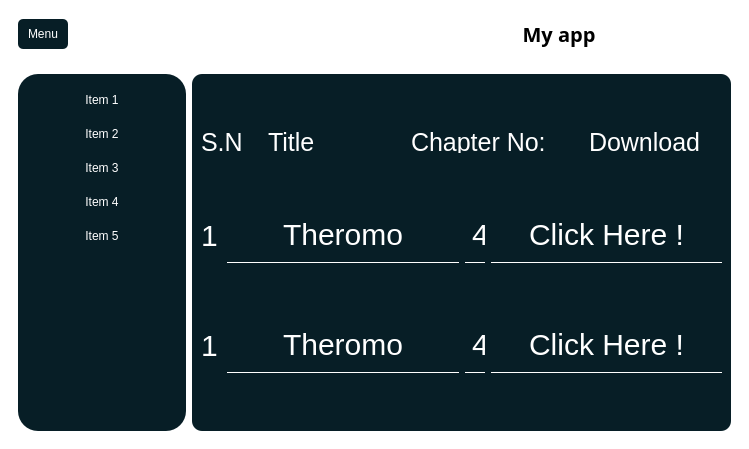
<?xml version="1.0" encoding="UTF-8"?>
<ui version="4.0">
 <class>MainWindow</class>
 <widget class="QMainWindow" name="MainWindow">
  <property name="geometry">
   <rect>
    <x>0</x>
    <y>0</y>
    <width>749</width>
    <height>449</height>
   </rect>
  </property>
  <property name="windowTitle">
   <string>MainWindow</string>
  </property>
  <property name="styleSheet">
   <string notr="true"/>  
  </property>
  <widget class="QWidget" name="centralwidget">
   <property name="styleSheet">
    <string notr="true">* {
  border: none;
  background-color: transparent;
  color: #FFF; /* Specify a default color */
}

#centralwidget {
  background-color: white
;
}

#side_menu {
  background-color: #071e26;
  border-radius: 20px;
}

QPushButton {
  padding: 10px;
  background-color: #071e26;
  border-radius: 5px;
}

#main_body {
  background-color: #071e26;
  border-radius: 10px;
}
</string>
   </property>
   <layout class="QVBoxLayout" name="verticalLayout">
    <item>
     <widget class="QFrame" name="header">
      <property name="minimumSize">
       <size>
        <width>0</width>
        <height>50</height>
       </size>
      </property>
      <property name="frameShape">
       <enum>QFrame::StyledPanel</enum>
      </property>
      <property name="frameShadow">
       <enum>QFrame::Raised</enum>
      </property>
      <layout class="QHBoxLayout" name="horizontalLayout_2">
       <property name="leftMargin">
        <number>0</number>
       </property>
       <property name="topMargin">
        <number>0</number>
       </property>
       <property name="rightMargin">
        <number>0</number>
       </property>
       <property name="bottomMargin">
        <number>0</number>
       </property>
       <item alignment="Qt::AlignLeft">
        <widget class="QFrame" name="frame">
         <property name="frameShape">
          <enum>QFrame::StyledPanel</enum>
         </property>
         <property name="frameShadow">
          <enum>QFrame::Raised</enum>
         </property>
         <layout class="QHBoxLayout" name="horizontalLayout_3">
          <item>
           <widget class="QPushButton" name="pushButton">
            <property name="minimumSize">
             <size>
              <width>0</width>
              <height>30</height>
             </size>
            </property>
            <property name="maximumSize">
             <size>
              <width>16777215</width>
              <height>30</height>
             </size>
            </property>
            <property name="text">
             <string>Menu</string>
            </property>
            <property name="icon">
             <iconset resource="icons.qrc">
              <normaloff>:/icons/icons_folder/align-justify.svg</normaloff>:/icons/icons_folder/align-justify.svg</iconset>
            </property>
            <property name="iconSize">
             <size>
              <width>24</width>
              <height>24</height>
             </size>
            </property>
           </widget>
          </item>
         </layout>
        </widget>
       </item>
       <item>
        <widget class="QFrame" name="frame_3">
         <property name="frameShape">
          <enum>QFrame::StyledPanel</enum>
         </property>
         <property name="frameShadow">
          <enum>QFrame::Raised</enum>
         </property>
         <layout class="QVBoxLayout" name="verticalLayout_4">
          <item>
           <widget class="QLabel" name="label">
            <property name="font">
             <font>
              <family>Arial Black</family>
              <pointsize>15</pointsize>
              <weight>75</weight>
              <italic>false</italic>
              <bold>true</bold>
              <strikeout>false</strikeout>
             </font>
            </property>
            <property name="styleSheet">
             <string notr="true">color: black;</string>
            </property>
            <property name="text">
             <string>My app</string>
            </property>
            <property name="alignment">
             <set>Qt::AlignCenter</set>
            </property>
           </widget>
          </item>
         </layout>
        </widget>
       </item>
      </layout>
     </widget>
    </item>
    <item>
     <widget class="QFrame" name="frame_2">
      <property name="sizePolicy">
       <sizepolicy hsizetype="Preferred" vsizetype="Expanding">
        <horstretch>0</horstretch>
        <verstretch>0</verstretch>
       </sizepolicy>
      </property>
      <property name="frameShape">
       <enum>QFrame::StyledPanel</enum>
      </property>
      <property name="frameShadow">
       <enum>QFrame::Raised</enum>
      </property>
      <layout class="QHBoxLayout" name="horizontalLayout">
       <item>
        <widget class="QWidget" name="side_menu" native="true">
         <layout class="QVBoxLayout" name="verticalLayout_2">
          <item alignment="Qt::AlignTop">
           <widget class="QFrame" name="frame_4">
            <property name="minimumSize">
             <size>
              <width>150</width>
              <height>0</height>
             </size>
            </property>
            <property name="maximumSize">
             <size>
              <width>150</width>
              <height>16777215</height>
             </size>
            </property>
            <property name="frameShape">
             <enum>QFrame::StyledPanel</enum>
            </property>
            <property name="frameShadow">
             <enum>QFrame::Raised</enum>
            </property>
            <layout class="QVBoxLayout" name="verticalLayout_3">
             <property name="spacing">
              <number>0</number>
             </property>
             <property name="leftMargin">
              <number>0</number>
             </property>
             <property name="topMargin">
              <number>0</number>
             </property>
             <property name="rightMargin">
              <number>0</number>
             </property>
             <property name="bottomMargin">
              <number>0</number>
             </property>
             <item>
              <widget class="QPushButton" name="pushButton_2">
               <property name="styleSheet">
                <string notr="true"/>
               </property>
               <property name="text">
                <string>Item 1</string>
               </property>
               <property name="icon">
                <iconset>
                 <normaloff>:/icons/New folder/airplay.svg</normaloff>:/icons/New folder/airplay.svg</iconset>
               </property>
              </widget>
             </item>
             <item>
              <widget class="QPushButton" name="pushButton_3">
               <property name="text">
                <string>Item 2</string>
               </property>
               <property name="icon">
                <iconset>
                 <normaloff>:/icons/New folder/award.svg</normaloff>:/icons/New folder/award.svg</iconset>
               </property>
              </widget>
             </item>
             <item>
              <widget class="QPushButton" name="pushButton_4">
               <property name="text">
                <string>Item 3</string>
               </property>
               <property name="icon">
                <iconset>
                 <normaloff>:/icons/New folder/coffee.svg</normaloff>:/icons/New folder/coffee.svg</iconset>
               </property>
              </widget>
             </item>
             <item>
              <widget class="QPushButton" name="pushButton_5">
               <property name="text">
                <string>Item 4</string>
               </property>
               <property name="icon">
                <iconset>
                 <normaloff>:/icons/New folder/music.svg</normaloff>:/icons/New folder/music.svg</iconset>
               </property>
              </widget>
             </item>
             <item>
              <widget class="QPushButton" name="pushButton_6">
               <property name="text">
                <string>Item 5</string>
               </property>
               <property name="icon">
                <iconset>
                 <normaloff>:/icons/New folder/wifi.svg</normaloff>:/icons/New folder/wifi.svg</iconset>
               </property>
              </widget>
             </item>
            </layout>
           </widget>
          </item>
         </layout>
        </widget>
       </item>
       <item>
        <widget class="QFrame" name="main_body">
         <property name="sizePolicy">
          <sizepolicy hsizetype="Expanding" vsizetype="Preferred">
           <horstretch>0</horstretch>
           <verstretch>0</verstretch>
          </sizepolicy>
         </property>
         <property name="styleSheet">
          <string notr="true">
color:white;
font-family: &quot;Times New Roman&quot;, Times, serif;

</string>
         </property>
         <property name="frameShape">
          <enum>QFrame::StyledPanel</enum>
         </property>
         <property name="frameShadow">
          <enum>QFrame::Raised</enum>
         </property>
         <layout class="QVBoxLayout" name="verticalLayout_5">
          <item>
           <layout class="QHBoxLayout" name="horizontalLayout_4">
            <item>
             <widget class="QLabel" name="sn_coln">
              <property name="maximumSize">
               <size>
                <width>45</width>
                <height>22</height>
               </size>
              </property>
              <property name="styleSheet">
               <string notr="true">color: white;
font-family: &quot;Times New Roman&quot;, Times, serif;
font-size:25px;
</string>
              </property>
              <property name="text">
               <string>S.N</string>
              </property>
             </widget>
            </item>
            <item alignment="Qt::AlignHCenter">
             <widget class="QLabel" name="title_coln">
              <property name="minimumSize">
               <size>
                <width>120</width>
                <height>0</height>
               </size>
              </property>
              <property name="maximumSize">
               <size>
                <width>200</width>
                <height>22</height>
               </size>
              </property>
              <property name="styleSheet">
               <string notr="true">color: white;
font-family: &quot;Times New Roman&quot;, Times, serif;
font-size:25px;
</string>
              </property>
              <property name="text">
               <string>Title</string>
              </property>
             </widget>
            </item>
            <item>
             <widget class="QLabel" name="chapter_coln">
              <property name="maximumSize">
               <size>
                <width>200</width>
                <height>22</height>
               </size>
              </property>
              <property name="styleSheet">
               <string notr="true">color: white;
font-family: &quot;Times New Roman&quot;, Times, serif;
font-size:25px;</string>
              </property>
              <property name="text">
               <string>Chapter No:</string>
              </property>
             </widget>
            </item>
            <item alignment="Qt::AlignHCenter">
             <widget class="QLabel" name="download_coln">
              <property name="maximumSize">
               <size>
                <width>200</width>
                <height>22</height>
               </size>
              </property>
              <property name="styleSheet">
               <string notr="true">color: white;
font-family: &quot;Times New Roman&quot;, Times, serif;
font-size:25px;</string>
              </property>
              <property name="text">
               <string>Download</string>
              </property>
             </widget>
            </item>
           </layout>
          </item>
          <item>
           <layout class="QHBoxLayout" name="horizontalLayout_5">
            <item>
             <widget class="QLabel" name="sn_label">
              <property name="maximumSize">
               <size>
                <width>20</width>
                <height>16777215</height>
               </size>
              </property>
              <property name="styleSheet">
               <string notr="true">background-color: Transparent;
color: white;
font-size:30px;</string>
              </property>
              <property name="text">
               <string>1</string>
              </property>
             </widget>
            </item>
            <item>
             <widget class="QLabel" name="title_label">
              <property name="minimumSize">
               <size>
                <width>120</width>
                <height>0</height>
               </size>
              </property>
              <property name="styleSheet">
               <string notr="true">background-color: Transparent;
color: white;
 border-bottom: 1px solid white;
border-radius:none;
font-family: &quot;Times New Roman&quot;, Times, serif;
font-size:30px;</string>
              </property>
              <property name="text">
               <string>Theromo</string>
              </property>
              <property name="alignment">
               <set>Qt::AlignCenter</set>
              </property>
             </widget>
            </item>
            <item>
             <widget class="QLabel" name="Chapter_label">
              <property name="maximumSize">
               <size>
                <width>20</width>
                <height>16777215</height>
               </size>
              </property>
              <property name="styleSheet">
               <string notr="true">background-color: Transparent;
color: white;
 border-bottom: 1px solid white;
border-radius:none;
font-family: &quot;Times New Roman&quot;, Times, serif;
font-size:30px;</string>
              </property>
              <property name="text">
               <string>4</string>
              </property>
             </widget>
            </item>
            <item>
             <widget class="QPushButton" name="download_button">
              <property name="styleSheet">
               <string notr="true">background-color: Transparent;
color: white;
 border-bottom: 1px solid white;
border-radius:none;
font-family: &quot;Times New Roman&quot;, Times, serif;
font-size:30px;</string>
              </property>
              <property name="text">
               <string>Click Here !</string>
              </property>
             </widget>
            </item>
           </layout>
          </item>
          <item>
           <layout class="QHBoxLayout" name="horizontalLayout_8">
            <item>
             <widget class="QLabel" name="label_15">
              <property name="maximumSize">
               <size>
                <width>20</width>
                <height>16777215</height>
               </size>
              </property>
              <property name="styleSheet">
               <string notr="true">background-color: Transparent;
color: white;
font-size:30px;</string>
              </property>
              <property name="text">
               <string>1</string>
              </property>
             </widget>
            </item>
            <item>
             <widget class="QLabel" name="label_16">
              <property name="minimumSize">
               <size>
                <width>120</width>
                <height>0</height>
               </size>
              </property>
              <property name="styleSheet">
               <string notr="true">font-family: &quot;Times New Roman&quot;, Times, serif;
font-size:30px;

 border-bottom: 1px solid white;
border-radius:none;
</string>
              </property>
              <property name="text">
               <string>Theromo</string>
              </property>
              <property name="alignment">
               <set>Qt::AlignCenter</set>
              </property>
             </widget>
            </item>
            <item>
             <widget class="QLabel" name="label_17">
              <property name="maximumSize">
               <size>
                <width>20</width>
                <height>16777215</height>
               </size>
              </property>
              <property name="styleSheet">
               <string notr="true">background-color: Transparent;
color: white;
 border-bottom: 1px solid white;
border-radius:none;
font-family: &quot;Times New Roman&quot;, Times, serif;
font-size:30px;</string>
              </property>
              <property name="text">
               <string>4</string>
              </property>
             </widget>
            </item>
            <item>
             <widget class="QPushButton" name="view_physics_4">
              <property name="styleSheet">
               <string notr="true">background-color: Transparent;
color: white;
 border-bottom: 1px solid white;
border-radius:none;
font-family: &quot;Times New Roman&quot;, Times, serif;
font-size:30px;</string>
              </property>
              <property name="text">
               <string>Click Here !</string>
              </property>
             </widget>
            </item>
           </layout>
          </item>
         </layout>
        </widget>
       </item>
      </layout>
      <zorder>main_body</zorder>
      <zorder>side_menu</zorder>
     </widget>
    </item>
   </layout>
  </widget>
 </widget>
 <resources>
  <include location="icons.qrc"/>
 </resources>
 <connections/>
</ui>
